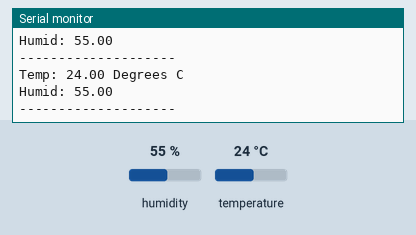
Simulated run of this sketch. Board: Arduino Uno, built with avr-gcc and run on an emulated ATmega328P. Parts: the last lines printed to the serial monitor. The test bench sets the inputs (shaded band); at power-on: humidity 55 %, temperature 24 °C.

Above: at 2.8 s.
2.9 s: humidity set to 22 %
At 4.8 s:
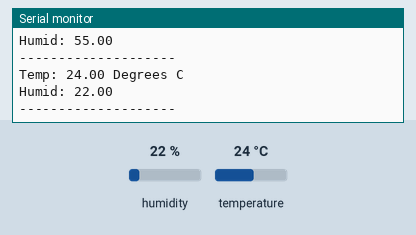
5.6 s: temperature set to 12 °C
At 6.6 s:
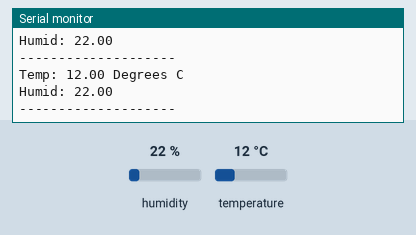
8.3 s: humidity set to 40 %
At 10.9 s:
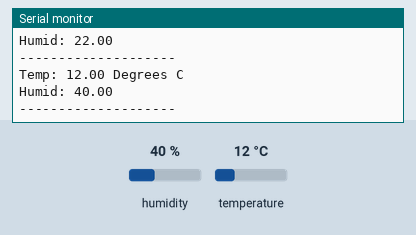
Timing chart, 0 to 12.4 s (numbered marks = the images above; inputs shaded):
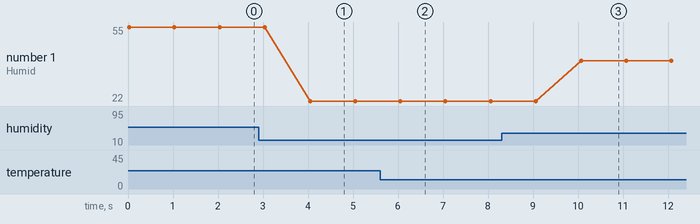

The sketch:

DHTread.ino
```cpp
#include <DHT.h>

#define DHTPIN 5

#define DHTTYPE DHT22

DHT dht(DHTPIN, DHTTYPE);


void setup() {
  Serial.begin(9600);

}

void loop() {
  float h = dht.readHumidity(); //Le o valor da umidade
  float t = dht.readTemperature(); //Le o valor da temperatura
  Serial.print("Temp: ");
  Serial.print(t);
  Serial.println(" Degrees C");
  Serial.print("Humid: ");
  Serial.print(h);
  Serial.println("");
  Serial.println("--------------------");
  delay(1000);


}
```

Measured:
- after the input at 2.9 s, the serial monitor: prints a new line after 1.1 s (image 1)
- after the input at 5.6 s, the serial monitor: prints a new line after 0.43 s (image 2)
- after the input at 8.3 s, the serial monitor: prints a new line after 1.8 s (image 3)
- plotted number 1: 55 → 22 after the input at 2.9 s, 22 → 40 after the input at 8.3 s
